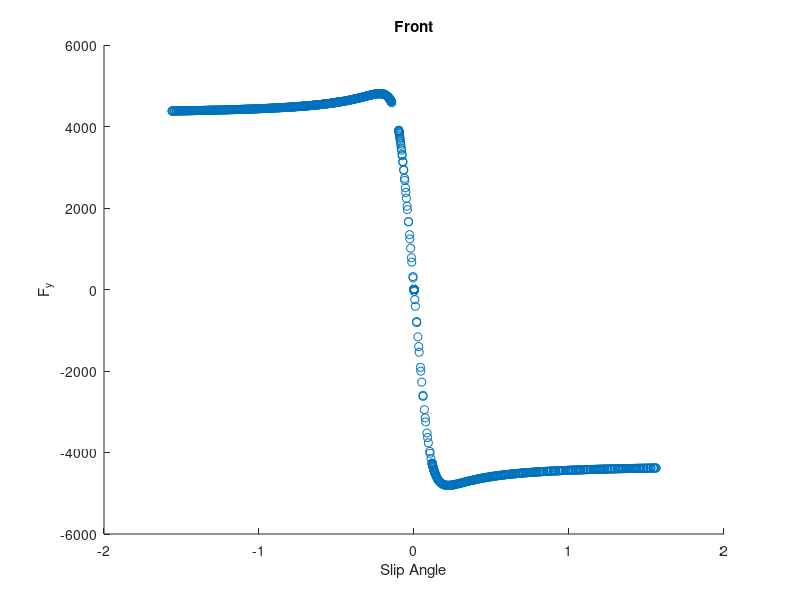
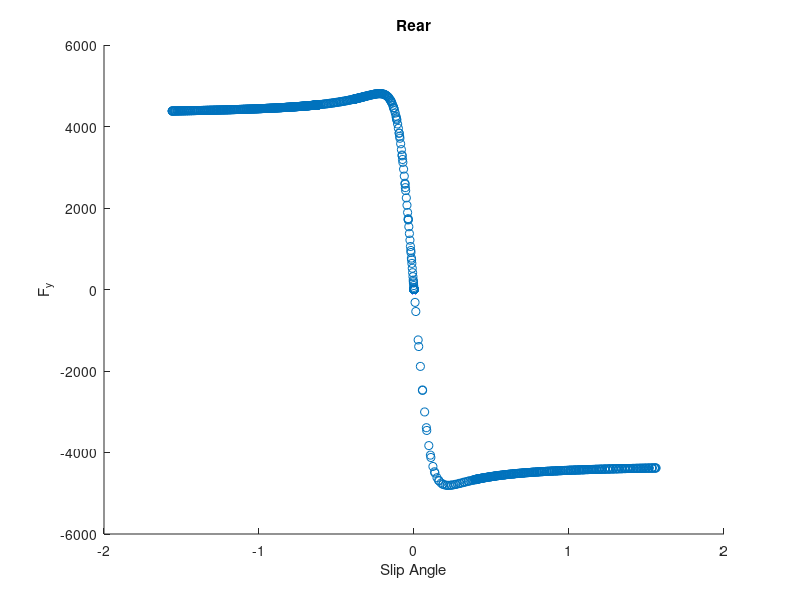

Write MATLAB code to recreate these figures, in order.
load data.mat
% Data desription:
% - states_list contains the time series of the states
% - inputs_list contains the time series of the inputs
% - F_xfw_list contains the time series of the front tire
%   longitudinal force
% - F_xr_list contains the time series of the rear tire
%   longitudinal force
x = states_list(1,1:end-1); % x position
y = states_list(2,1:end-1); % y_position
h = states_list(3,1:end-1); % h_position
u = states_list(4,1:end-1);
v = states_list(5,1:end-1);
r = states_list(6,1:end-1);
w = states_list(7,1:end-1); %not used
m=1400;
Izz=2667;
lf=1.4;
lr=1.4;
rw=0.5;
J = 100;
g = 9.81;
dt = 0.01;
delta = inputs_list(2,:);
T = inputs_list(1,:);    %not used
%TODO: Write a script that plots the lateral tire characteristic curve. We
%      can ignore the longitudianl tire chracteristic curve in this case, since
%      the longitudinal forces are already given
% ignore last element. Part 2: use classes
vdot = [];
for k=1:1:1099
    newvdot = (v(k+1)-v(k))/dt;
    vdot = [vdot newvdot];
end
rdot = [];
for k=1:1:1099
    newrdot = (r(k+1)-r(k))/dt;
    rdot = [rdot newrdot];
end
% Adjust size of other vectors
F_xr = F_xr_list(1:end-1);
F_xfw = F_xfw_list(1:end-1);
x = x(1:end-1);
y = y(1:end-1);
h = h(1:end-1);
u = u(1:end-1);
v = v(1:end-1);
r = r(1:end-1);
delta=delta(1:end-1);
% Find vf and vr
v_f = v+lf.*r;
v_r = v-lr.*r;
% Rotate
u_wf = u.*cos(-delta)-v_f.*sin(-delta);
v_wf = u.*sin(-delta)+v_f.*cos(-delta);
u_wr = u;
v_wr = v_r;
% Find slip angles
alphaf = atan(v_wf./sqrt((u_wf).^2 +0.05));
alphar = atan(v_wr./sqrt((u_wr).^2 +0.05));
F_ywf=(lr.*m.*(vdot+u.*r)+rdot*Izz-(lf+lr)*sin(delta).*F_xfw)./((lf+lr).*cos(delta));
F_yr=(m*(vdot+u.*r)-rdot*Izz/lf)./(1+lr/lf);
figure(1);
hold on;
scatter(alphaf, F_ywf);
title('Front');
xlabel('Slip Angle');
ylabel('F_y');
hold off;
hold on;
figure(2);
scatter(alphar, F_yr);
title('Rear')
xlabel('Slip Angle');
ylabel('F_y');
hold off;